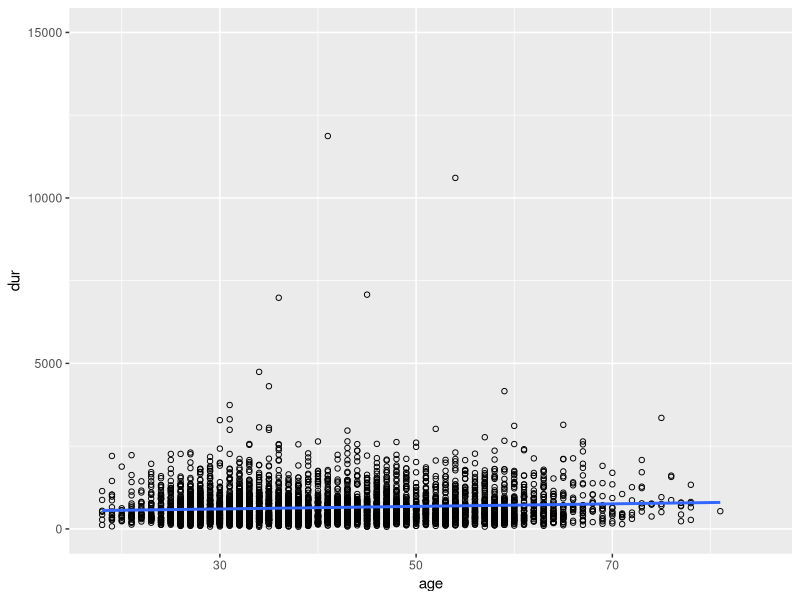

Recreate this plot in R.
## ---- chunk 1

library(dplyr)
library(ggplot2)
#library(data.table)
#Linear regression with ride duration being the dependent variable
cb <- read.csv("citibike_new.csv")

#Linear regression with ride duration being the dependent variable
cb$age <- (2017 - cb$birth.year)
rideDur <- lm(cb$tripduration ~ cb$age)
df <- data.frame(age = cb$age, dur = cb$tripduration)

ggplot(df, aes(x=age, y=dur)) +
    geom_point(shape=1) +  geom_smooth(method=lm, se=FALSE) + ylim(0, 15000) + xlim(18, 85)

rideDur <- lm(cb$tripduration ~ cb$age)
print(rideDur)
